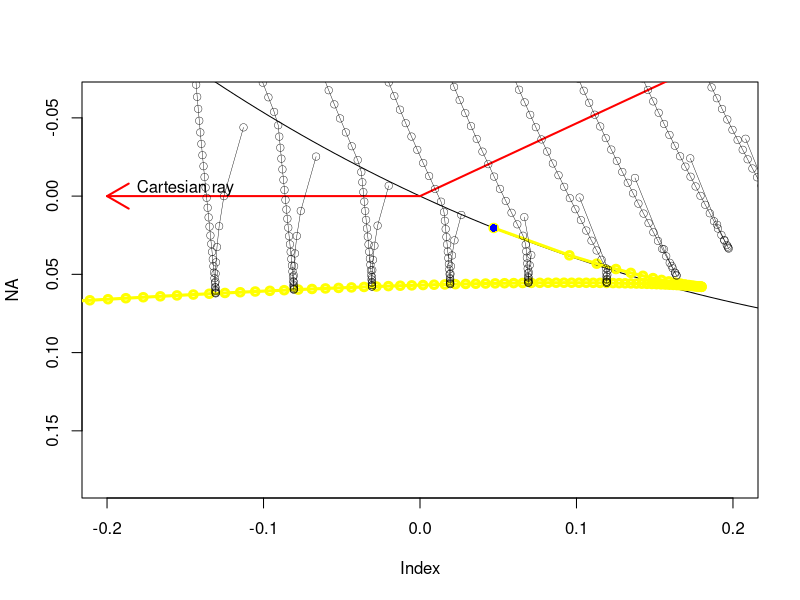

Write R code to recreate this figure. (Note: this script raises an error after producing the figure.)
## Fuctions here are called by rainbow.R

options("refractive_index" = 4/3)

## Minor trig ratios (not implemented in base R, for some reason):
`cosec` <- function(x){1/sin(x)}
`cot` <- function(x){1/tan(x)}
`sec` <- function(x){1/cos(x)}


## First some helper functions.  Function intersect() gives the
## intersection of line (y-y0)/(x-x0) = g with x^2+y^2=1.  It returns
## a two-row matrix with rows corresponding to Cartesian coordinates
## of the intersection points.

`intersect` <- function(v){
  x0 <- v[1]
  y0 <- v[2]
  g <- tan(v[3])

  A <- 1+g^2
  B <- 2*g*(y0-x0*g)
  C <- (y0-x0*g)^2-1

  x <- c(
      (-B+sqrt(B^2-4*A*C))/(2*A),
      (-B-sqrt(B^2-4*A*C))/(2*A)
  )

  y <- y0 + g*(x-x0)
  return(cbind(x,y))
}


## Draw a segment of a radial line
`bitofradial` <- function(x,y,inner=0.9,outer=1.1,...){
  segments(inner*x,inner*y,outer*x,outer*y,...)
}

## Function f() defined below takes a single argument d, the distance
## from optical axis of the drop to the incoming ray.  It returns a
## 3x3 matrix M with rows corresponding to the three refractive
## points. The Cartesian coordinates of point i are given by M[i,1:2]
## and the angle of the outgoing ray from that point is given by
## M[i,3].  Angles are given in radians in the sense defined by
## McDonald.  Note that this system is easily generalizable to the
## higher order bows.

## Notation follows McDonald's diagram 1 where possible, except the
## radius of the drop is unity: x^2+y^2=1.

## We follow the "Arbitrary ray".

`f` <- function(d, killreflect=FALSE){
  n <- getOption("refractive_index")
  i <- asin(d)
  
  M <- matrix(NA,3,3)
  colnames(M) <- c("x","y","angle")

  p1 <- c(-cos(i),sin(i))


  M[1,1] <- p1[1]  # x
  M[1,2] <- p1[2]  # y

  M[1,3] <- -i +asin(sin(i)/n)

  jj <- intersect(M[1,,drop=TRUE])
  dist_squared <- (jj[,1]-M[1,1])^2 + (jj[,2]-M[1,2])^2
  p2 <- jj[which.max(dist_squared),,drop=TRUE] 
  ## Now p2 is the coordinates of the second point.

  ## Fill in second row of M:
  M[2,1:2] <- p2
  M[2,3] <- -M[1,3]-2*atan2(p2[1],p2[2])

  jj <- intersect(M[2,,drop=TRUE])
  dist_squared <- (jj[,1]-M[2,1])^2 + (jj[,2]-M[2,2])^2
  p3 <- jj[which.max(dist_squared),,drop=TRUE] 
  ## Now p3 is the coordinates (x,y) of the third point.
  M[3,1:2] <- p3

  normal <- atan2(p3[2],p3[1])
  ## (interior) angle of incidence:
  incidence <- M[2,3]-normal
  if(abs(n*sin(incidence)) < 1){ # that is, if the ray can esape
      M[3,3] <- pi+(asin(n*sin(incidence)) +  normal)
  } else { # total internal reflection...
      if(killreflect){
          M[3,3] <- NA
      } else {
          M[3,3] <- normal -incidence
      }
  }      
  return(M)
}

`drawray` <- function(d,doreflect=TRUE,drawsegments=TRUE, ...){
    M <- f(d)
    
    x0 <- -10
    y0 <- d
    x1 <- -sqrt(1-d^2)
    y1 <- d

    x0 <- c(x0,  M[1,1])
    y0 <- c(y0,  M[1,2])
    x1 <- c(x1,  M[2,1])
    y1 <- c(y1,  M[2,2])

    x0 <- c(x0,  M[2,1])
    y0 <- c(y0,  M[2,2])
    x1 <- c(x1,  M[3,1])
    y1 <- c(y1,  M[3,2])


    ## separate treatment for total internal reflection:
    if(M[3,3]>0){
        l <- 10  # transmitted ray
    } else {
        l <- ifelse(doreflect,0.3,0)   # reflected ray
    }
    
    x0 <- c(x0,  M[3,1])
    y0 <- c(y0,  M[3,2])
    x1 <- c(x1,  M[3,1]-l*cos(M[3,3]))
    y1 <- c(y1,  M[3,2]-l*sin(M[3,3]))

    if(drawsegments){
        segments(x0,y0,x1,y1,...)
    } else {
        return(cbind(x0,y0,x1,y1))
    }
}  # function drawray() closes

   
#  bitofradial(M[1,1],M[1,2],lty=3)
#  bitofradial(M[2,1],M[2,2],lty=3)
#  bitofradial(M[3,1],M[3,2],lty=3)


`tangential_ray` <- function(n = getOption("refractive_index"), ...){
    small <- 1e-9
    ## Draw tangential ray
    drawray(1-small,col='blue',...)
    M <- f(1)
    p <- M[3,1:2]
    segments(
        p[1],p[2],
        p[1] + 10*p[2],
        p[2] - 10*p[1],
        col='blue',...)
}

`cartesian_ray` <- function(n = getOption("refractive_index"), ...){
    drawray(sqrt((4-n^2)/3),col='red', ...)
}

`maximal_ray` <- function(n = getOption("refractive_index"), ...){
    drawray(sqrt(16/15-n^2/15),col="green", ...)
}

`descartes` <- function(xlim=c(-5,1),ylim=c(-5,1), rays, doreflect=TRUE, dolegend=TRUE, ...){
    n <- getOption("refractive_index")
    small <- 1e-9  # nominal small value for numerical stability

    plot(NA,xlab='',ylab='',asp=1,axes=FALSE,xlim=xlim,ylim=ylim)

    ## plot droplet
    a <- seq(from=0,to=2*pi,len=1000)  # 'a' for angle
    points(sin(a),cos(a),type='l')

    ## Draw rays
    if(missing(rays)){rays <- seq(from=0.52,to=1-small,by=0.005)}
    for(a in rays){ drawray(a,doreflect=doreflect, ...) }
    ## Draw Cartesian, tangential, and maximal rays:
    cartesian_ray()
    tangential_ray()
    maximal_ray()
    if(dolegend){
      legend("bottomright",pch=NA,lty=1,
             col=c("red","green","blue"),
             legend=c("Cartesian ray","extremal ray","tangential ray")
             )
    }
}  # function descartes() closes

`raydist` <- function(r,M){  # argument 'r' is the distance we follow
                             # the ray (which starts from M[1,]).
    ## This function uses the fourth column of M which gives the
    ## refractive index of the material for that leg

    n <- getOption("refractive_index")

    ## First, add start point for ray (initially moving horizontally):
    x <- rep(0,nrow(M)-1)
    for(i in seq_along(x)){
        x[i] <- (
            sqrt(sum((M[i,1:2]-M[i+1,1:2])^2)) # Cartesian distance...
            /M[i,4]  # ...divided by the refr.index for that leg
        ) 
    }
    x <- c(0,x)
    
    ## u gives how many points have we passed:
    u <- sum(r>cumsum(x))
    ## What is the last point we have passed?
    v <- M[u,,drop=TRUE]

    ## v[1:2] is the (x,y) coordinates of the last point we passed,
    ## and v[3] is the angle of the ray we are on.

    ## How far beyond v[1:2] are we?
    far <- r-sum(x[seq_len(u)])
    ## where are we?  We are at the last point plus a vector:
    if(u==4){v[3] <- v[3]-pi}
    return(v[1:2] + v[4]*far*c(cos(v[3]),sin(v[3])))
}   # raydist() closes

`fraunhofer` <- function(xlim=c(-2,1),ylim=c(-3,1),
                         bvals = seq(from=0,to=9,len=300),
                         dvals = seq(from=0.4,to=1,len=100),
                         cartesian = TRUE, dolegend=TRUE,
                         ...){

    n <- getOption("refractive_index")
    small <- 1e-9  # nominal small value for numerical stability
    
    plot(NA,xlab='',ylab='',asp=1,axes=FALSE,xlim=xlim,ylim=ylim)

    ## plot droplet
    a <- seq(from=0,to=2*pi,len=1000)  # 'a' for angle
    points(sin(a),cos(a),type='l')

    K <- matrix(NA,length(dvals),2)
    for(b in bvals){
        for(i in seq_along(dvals)){
            ## Add start point of ray to M:
            d <- dvals[i]
            ## ray starts horizontally at (-3,d):
            M <- rbind(c(-3,d,0),f(d,killreflect=TRUE))  
            
            ## Augment M with a fourth column giving the refractive index
            ## of the ray:
            M <- cbind(M,c(1,1/n,1/n,1)) # NB two n's
            K[i,] <- raydist(b,M)
        }
        points(K, type='l', lwd=0.4, ...)
    }

    ## Now draw the Cartesian,tangential, and maximal rays:
    if(cartesian){cartesian_ray()}
    tangential_ray()
    maximal_ray()
    if(dolegend){
        legend("bottomright",pch=NA,lty=1,
               col=c("red","green","blue"),
               legend=c("Cartesian ray","extremal ray","tangential ray")
               )
    }
}  # function fraunhofer() closes

`caustic_single` <- function(d, n=getOption("refractive_index")){
    stopifnot(length(d)==1)
    if(d==1){return(drop(f(1)[3,1:2]))}
    small <- 1e-7

    jj0 <- f(d-small/2)[3,,drop=TRUE]
    jj1 <- f(d+small/2)[3,,drop=TRUE]

    x0 <- jj0[1]
    y0 <- jj0[2]
    g0 <- tan(jj0[3])

    x1 <- jj1[1]
    y1 <- jj1[2]
    g1 <- tan(jj1[3])

    return(c(
        x0 + ((y1-y0) + (g1*x0-g1*x1))/(g0-g1),
        y0 + g0*((y1-y0) + g1*(x0-x1))/(g0-g1)
    ))
} 

`caustic` <- function(d, n=getOption("refractive_index")){
    t(sapply(d,caustic_single))
}

`cart_to_mcdonald` <- function(P,n=getOption("refractive_index")){
 ## converts a two-column matrix of Cartesian coordinates P to M,
 ## McDonald's coordinate system.  See how, in McDonald's Fig. 2, the 

    jj <- f(sqrt((4-n^2)/3))[3,,drop=TRUE]
    x0 <- jj[1]
    y0 <- jj[2]
    theta <- atan(jj[3]) - pi/2

    ## first subtract off the exit-point:
    x <- P[,1]-x0
    y <- P[,2]-y0

    ## Now rotate:
    mx <- -x*sin(theta) + y*cos(theta)
    my <- +x*cos(theta) + y*sin(theta)

    return(cbind(mx,my))
}       

`mcdonald` <- function(...){
    n <- getOption("refractive_index")
    plot(NA,xlim=c(-0.2,0.2),ylim=c(0.14, -0.02),asp=1,pty="m")

    a <- seq(from=4.6,to=5.4,len=100)
    points(cart_to_mcdonald(cbind(cos(a),sin(a))),type='l')
    points(cart_to_mcdonald(caustic(seq(from=0.93,to=1,len=100))),type="o",col="yellow",lwd=3)

    jj <- cart_to_mcdonald(f(sqrt((4-n^2)/3))[,1:2])
    segments(jj[2,1],jj[2,2],jj[3,1],jj[3,2],lwd=2,col='red')
    arrows(0,0,-0.2,0,lwd=2,col='red')    
    text(-0.15,-0.005,"Cartesian ray")
    jj <- cart_to_mcdonald(rbind(f(1)[3,1:2]))
    points(jj ,type="p",pch=16,col="blue",lwd=3)
    ## code taken from fraunhofer():

    dvals <- sort(unique(
        seq(from=0.40,to=1,len=100),
        seq(from=0.90,to=1,len=100),
        seq(from=0.99,to=1,len=100)
        ))
        
    bvals <- seq(from=6.3,to=6.7,by=0.05)
    
    K <- matrix(NA,length(dvals),2)
    for(b in bvals){
        for(i in seq_along(dvals)){
            ## Add start point of ray to M:
            d <- dvals[i]
            ## ray starts horizontally at (-3,d):
            M <- rbind(c(-3,d,0),f(d,killreflect=TRUE))  
            
            ## Augment M with a fourth column giving the refractive index
            ## of the ray:
            M <- cbind(M,c(1,1/n,1/n,1)) # NB two n's
            K[i,] <- raydist(b,M)
        }
        
        points(cart_to_mcdonald(K), type='o', lwd=0.4, ...)
    }



    for(a in seq(from=0.52,to=1-small,by=0.005)){
        drawray(a,doreflect=doreflect, ...)
    }


}



pdf(file="mcdonald.pdf", height=5, width=9)
mcdonald()
dev.off()
